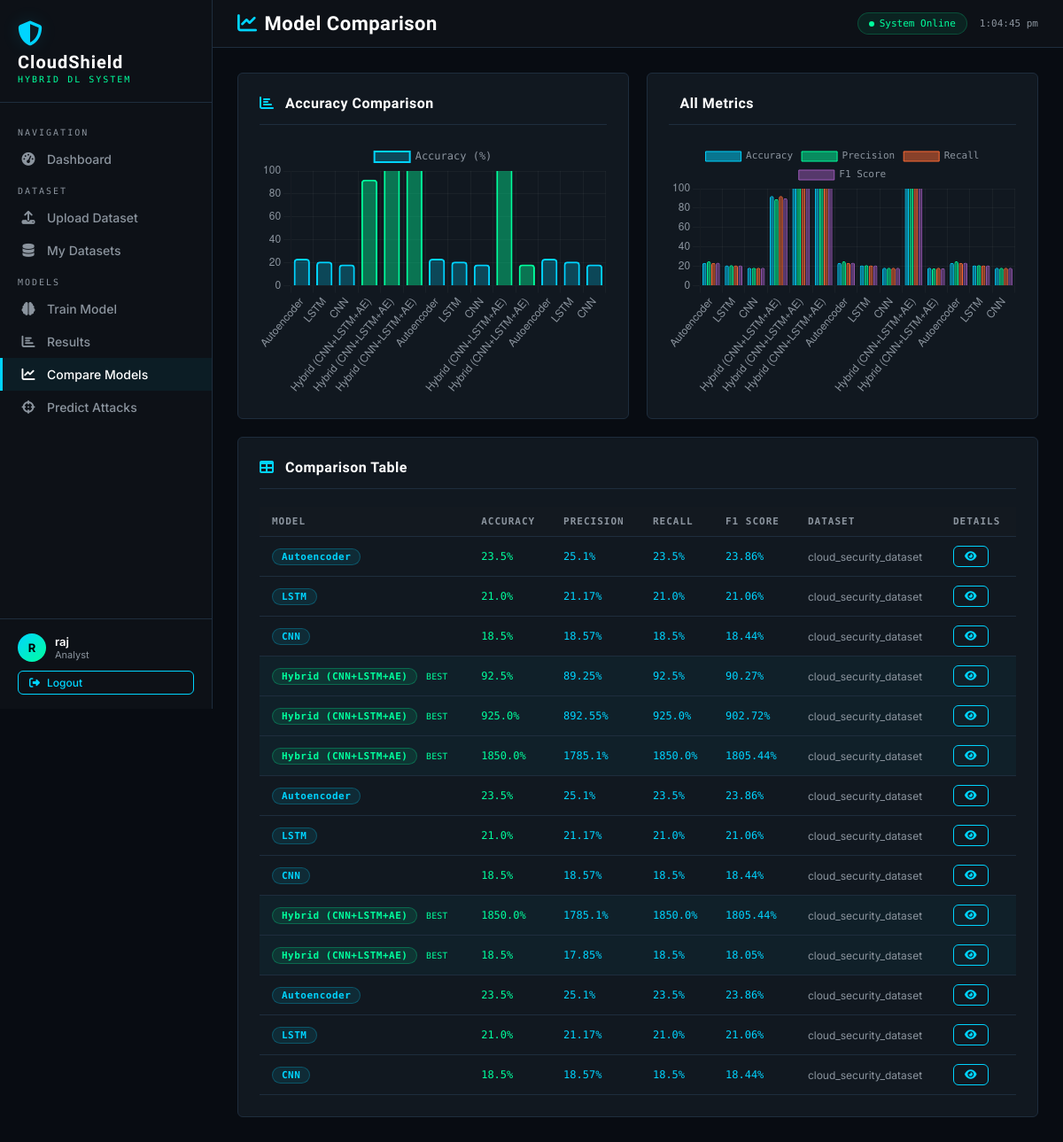
Screenshot of /ml/compare/ (signed in) with the database file from the repository.
### ml_models/models.py (models this page shows, shortened)
class ModelResult(models.Model):
    MODEL_CHOICES = [
        ('cnn', 'CNN'),
        ('lstm', 'LSTM'),
        ('autoencoder', 'Autoencoder'),
        ('hybrid', 'Hybrid (CNN+LSTM+AE)'),
    ]
    user = models.ForeignKey(User, on_delete=models.CASCADE)
    dataset = models.ForeignKey(Dataset, on_delete=models.CASCADE)
    model_name = models.CharField(max_length=50, choices=MODEL_CHOICES)
    accuracy = models.FloatField(default=0)
    precision = models.FloatField(default=0)
    recall = models.FloatField(default=0)
    f1_score = models.FloatField(default=0)
    confusion_matrix_img = models.CharField(max_length=500, blank=True)
    training_history = models.TextField(blank=True)  # JSON
    label_classes = models.TextField(blank=True)  # JSON
    created_at = models.DateTimeField(auto_now_add=True)
    class Meta:
        ordering = ['-created_at']

### dataset/models.py (models this page shows, shortened)
class Dataset(models.Model):
    name = models.CharField(max_length=200)
    file = models.FileField(upload_to='datasets/')
    uploaded_by = models.ForeignKey(User, on_delete=models.CASCADE)
    uploaded_at = models.DateTimeField(auto_now_add=True)
    rows = models.IntegerField(default=0)
    columns = models.IntegerField(default=0)
    description = models.TextField(blank=True)
    class Meta:
        ordering = ['-uploaded_at']

### ml_models/views.py (the view)
# urls.py: path('compare/', views.compare_models, name='compare_models'),
@login_required
def compare_models(request):
    results = ModelResult.objects.filter(user=request.user)
    return render(request, 'ml_models/compare.html', {
        'results': results,
        'chart_labels': json.dumps([r.get_model_name_display() for r in results]),
        'chart_acc': json.dumps([r.accuracy for r in results]),
        'chart_prec': json.dumps([r.precision for r in results]),
        'chart_rec': json.dumps([r.recall for r in results]),
        'chart_f1': json.dumps([r.f1_score for r in results]),
    })

### templates/ml_models/compare.html (shortened to what this page needs)
{% extends 'base.html' %}
{% block page_title %}<i class="fas fa-chart-line" style="color:var(--accent);margin-right:8px"></i>Model Comparison{% endblock %}
{% block content %}
{% if results %}
<div class="grid-2">
  <div class="card">
    <div class="card-header"><div class="card-title"><i class="fas fa-chart-bar"></i> Accuracy Comparison</div></div>
    <canvas id="accChart" height="220"></canvas>
  </div>
  <div class="card">
    <div class="card-header"><div class="card-title"> All Metrics</div></div>
    <canvas id="multiChart" height="220"></canvas>
  </div>
</div>
<div class="card">
  <div class="card-header"><div class="card-title"><i class="fas fa-table"></i> Comparison Table</div></div>
  <div class="table-wrap">
    <table>
      <thead>
        <tr><th>Model</th><th>Accuracy</th><th>Precision</th><th>Recall</th><th>F1 Score</th><th>Dataset</th><th>Details</th></tr>
      </thead>
      <tbody>
        {% for r in results %}
        <tr {% if r.model_name == 'hybrid' %}style="background:rgba(0,212,255,0.04)"{% endif %}>
          <td>
            <span class="badge badge-{% if r.model_name == 'hybrid' %}success{% else %}info{% endif %}">{{ r.get_model_name_display }}</span>
            {% if r.model_name == 'hybrid' %}<small style="color:var(--accent2);font-family:var(--font-mono);font-size:10px;margin-left:6px;">BEST</small>{% endif %}
          </td>
          <td class="mono" style="color:var(--accent2)">{{ r.accuracy }}%</td>
          <td class="mono">{{ r.precision }}%</td>
          <td class="mono">{{ r.recall }}%</td>
          <td class="mono">{{ r.f1_score }}%</td>
          <td class="text-muted" style="font-size:12px">{{ r.dataset.name }}</td>
          <td><a href="{% url 'model_result' r.pk %}" class="btn btn-outline btn-sm"><i class="fas fa-eye"></i></a></td>
        </tr>
        {% endfor %}
      </tbody>
    </table>
  </div>
</div>
{% endif %}
{% endblock %}
{% block extra_js %}
<script>
{% if results %}
const labels = {{ chart_labels|safe }};
const acc = {{ chart_acc|safe }};
const prec = {{ chart_prec|safe }};
const rec = {{ chart_rec|safe }};
const f1 = {{ chart_f1|safe }};
new Chart(document.getElementById('accChart'), {
  type: 'bar',
  data: {
    labels,
    datasets: [{
      label: 'Accuracy (%)', data: acc,
      backgroundColor: labels.map(label => label.includes('Hybrid') ? 'rgba(0,255,157,0.4)' : 'rgba(0,212,255,0.25)'),
      borderColor: labels.map(label => label.includes('Hybrid') ? '#00ff9d' : '#00d4ff'),
      borderWidth: 2, borderRadius: 4,
    }]
  },
  options: {
    responsive: true,
    scales: {
      x: { ticks: { color:'#8b949e' }, grid: { color:'rgba(255,255,255,0.04)' } },
      y: { ticks: { color:'#8b949e' }, grid: { color:'rgba(255,255,255,0.04)' }, min: 0, max: 100 }
    },
    plugins: { legend: { labels: { color:'#8b949e', font:{family:'Share Tech Mono'} } } }
  }
});
new Chart(document.getElementById('multiChart'), {
  type: 'bar',
  data: {
    labels,
    datasets: [
      { label: 'Accuracy', data: acc, backgroundColor: 'rgba(0,212,255,0.5)', borderColor: '#00d4ff', borderWidth:1, borderRadius:2 },
      { label: 'Precision', data: prec, backgroundColor: 'rgba(0,255,157,0.5)', borderColor: '#00ff9d', borderWidth:1, borderRadius:2 },
      { label: 'Recall', data: rec, backgroundColor: 'rgba(255,107,53,0.5)', borderColor: '#ff6b35', borderWidth:1, borderRadius:2 },
      { label: 'F1 Score', data: f1, backgroundColor: 'rgba(155,89,182,0.5)', borderColor: '#9b59b6', borderWidth:1, borderRadius:2 },
    ]
  },
  options: {
    responsive: true,
    scales: {
      x: { ticks: { color:'#8b949e' }, grid: { color:'rgba(255,255,255,0.04)' } },
      y: { ticks: { color:'#8b949e' }, grid: { color:'rgba(255,255,255,0.04)' }, min: 0, max: 100 }
    },
    plugins: { legend: { labels: { color:'#8b949e', font:{family:'Share Tech Mono',size:11} } } }
  }
});
{% endif %}
</script>
{% endblock %}

### templates/base.html (shortened to what this page needs)
<!DOCTYPE html>
<html lang="en">
<head>
<link href="https://cdnjs.cloudflare.com/ajax/libs/font-awesome/6.5.0/css/all.min.css" rel="stylesheet">
</head>
<body>
{% if user.is_authenticated %}
<aside class="sidebar">
  <div class="sidebar-logo">
    <i class="fas fa-shield-halved logo-icon"></i>
    <div class="logo-text">CloudShield</div>
    <div class="logo-sub">HYBRID DL SYSTEM</div>
  </div>
  <nav class="sidebar-nav">
    <div class="nav-section-label">Navigation</div>
    <a href="{% url 'dashboard' %}" class="nav-link {% if request.resolver_match.url_name == 'dashboard' %}active{% endif %}">
      <i class="fas fa-tachometer-alt"></i> Dashboard
    </a>
    <div class="nav-section-label">Dataset</div>
    <a href="{% url 'upload_dataset' %}" class="nav-link {% if request.resolver_match.url_name == 'upload_dataset' %}active{% endif %}">
      <i class="fas fa-upload"></i> Upload Dataset
    </a>
    <a href="{% url 'list_datasets' %}" class="nav-link {% if request.resolver_match.url_name == 'list_datasets' %}active{% endif %}">
      <i class="fas fa-database"></i> My Datasets
    </a>
    <div class="nav-section-label">Models</div>
    <a href="{% url 'train_model' %}" class="nav-link {% if request.resolver_match.url_name == 'train_model' %}active{% endif %}">
      <i class="fas fa-brain"></i> Train Model
    </a>
    <a href="{% url 'all_results' %}" class="nav-link {% if request.resolver_match.url_name == 'all_results' %}active{% endif %}">
      <i class="fas fa-chart-bar"></i> Results
    </a>
    <a href="{% url 'compare_models' %}" class="nav-link {% if request.resolver_match.url_name == 'compare_models' %}active{% endif %}">
      <i class="fas fa-chart-line"></i> Compare Models
    </a>
    <a href="{% url 'predict' %}" class="nav-link {% if request.resolver_match.url_name == 'predict' %}active{% endif %}">
      <i class="fas fa-crosshairs"></i> Predict Attacks
    </a>
  </nav>
  <div class="sidebar-footer">
    <div class="user-info">
      <div class="avatar">{{ user.username.0|upper }}</div>
      <div>
        <div style="font-weight:600;color:#fff;font-size:13px;">{{ user.username }}</div>
        <div style="font-size:11px;color:var(--text2);">Analyst</div>
      </div>
    </div>
    <a href="{% url 'logout' %}" class="btn btn-outline btn-sm w-100">
      <i class="fas fa-sign-out-alt"></i> Logout
    </a>
  </div>
</aside>
{% endif %}
<div class="main-content" {% if not user.is_authenticated %}style="margin-left:0"{% endif %}>
  {% if user.is_authenticated %}
  <div class="topbar">
    <div class="topbar-title">{% block page_title %}Overview{% endblock %}</div>
    <div class="topbar-right">
      <div class="status-badge">
        <span class="status-dot"></span> System Online
      </div>
      <span style="font-family:var(--font-mono);font-size:11px;color:var(--text2);" id="clock"></span>
    </div>
  </div>
  {% endif %}
  <div class="page-body">
    {% block content %}{% endblock %}
  </div>
</div>
{% block extra_js %}{% endblock %}
</body>
</html>

### rows the page displays
ModelResult: model_name "Autoencoder", accuracy "23.5", precision "25.1", recall "23.5", f1_score "23.86", dataset.name "cloud_security_dataset"
ModelResult: model_name "LSTM", accuracy "21.0", precision "21.17", recall "21.0", f1_score "21.06", dataset.name "cloud_security_dataset"
ModelResult: model_name "CNN", accuracy "18.5", precision "18.57", recall "18.5", f1_score "18.44", dataset.name "cloud_security_dataset"
ModelResult: model_name "Hybrid (CNN+LSTM+AE)", shows "BEST", accuracy "92.5", precision "89.25", recall "92.5", f1_score "90.27", dataset.name "cloud_security_dataset"
ModelResult: model_name "Hybrid (CNN+LSTM+AE)", shows "BEST", accuracy "925.0", precision "892.55", recall "925.0", f1_score "902.72", dataset.name "cloud_security_dataset"
ModelResult: model_name "Hybrid (CNN+LSTM+AE)", shows "BEST", accuracy "1850.0", precision "1785.1", recall "1850.0", f1_score "1805.44", dataset.name "cloud_security_dataset"
ModelResult: model_name "Autoencoder", accuracy "23.5", precision "25.1", recall "23.5", f1_score "23.86", dataset.name "cloud_security_dataset"
ModelResult: model_name "LSTM", accuracy "21.0", precision "21.17", recall "21.0", f1_score "21.06", dataset.name "cloud_security_dataset"
ModelResult: model_name "CNN", accuracy "18.5", precision "18.57", recall "18.5", f1_score "18.44", dataset.name "cloud_security_dataset"
ModelResult: model_name "Hybrid (CNN+LSTM+AE)", shows "BEST", accuracy "1850.0", precision "1785.1", recall "1850.0", f1_score "1805.44", dataset.name "cloud_security_dataset"
ModelResult: model_name "Hybrid (CNN+LSTM+AE)", shows "BEST", accuracy "18.5", precision "17.85", recall "18.5", f1_score "18.05", dataset.name "cloud_security_dataset"
ModelResult: model_name "Autoencoder", accuracy "23.5", precision "25.1", recall "23.5", f1_score "23.86", dataset.name "cloud_security_dataset"
ModelResult: model_name "LSTM", accuracy "21.0", precision "21.17", recall "21.0", f1_score "21.06", dataset.name "cloud_security_dataset"
ModelResult: model_name "CNN", accuracy "18.5", precision "18.57", recall "18.5", f1_score "18.44", dataset.name "cloud_security_dataset"

### other values shown
{{ user.username.0|upper }} "R"
{{ user.username }} "raj"
chart data {{ chart_acc|safe }} [23.5, 21.0, 18.5, 92.5, 925.0, 1850.0, 23.5, 21.0, 18.5, 1850.0, 18.5, 23.5, 21.0, 18.5]
chart data {{ chart_prec|safe }} [25.1, 21.17, 18.57, 89.25, 892.55, 1785.1, 25.1, 21.17, 18.57, 1785.1, 17.85, 25.1, 21.17, 18.57]
chart data {{ chart_rec|safe }} [23.5, 21.0, 18.5, 92.5, 925.0, 1850.0, 23.5, 21.0, 18.5, 1850.0, 18.5, 23.5, 21.0, 18.5]
